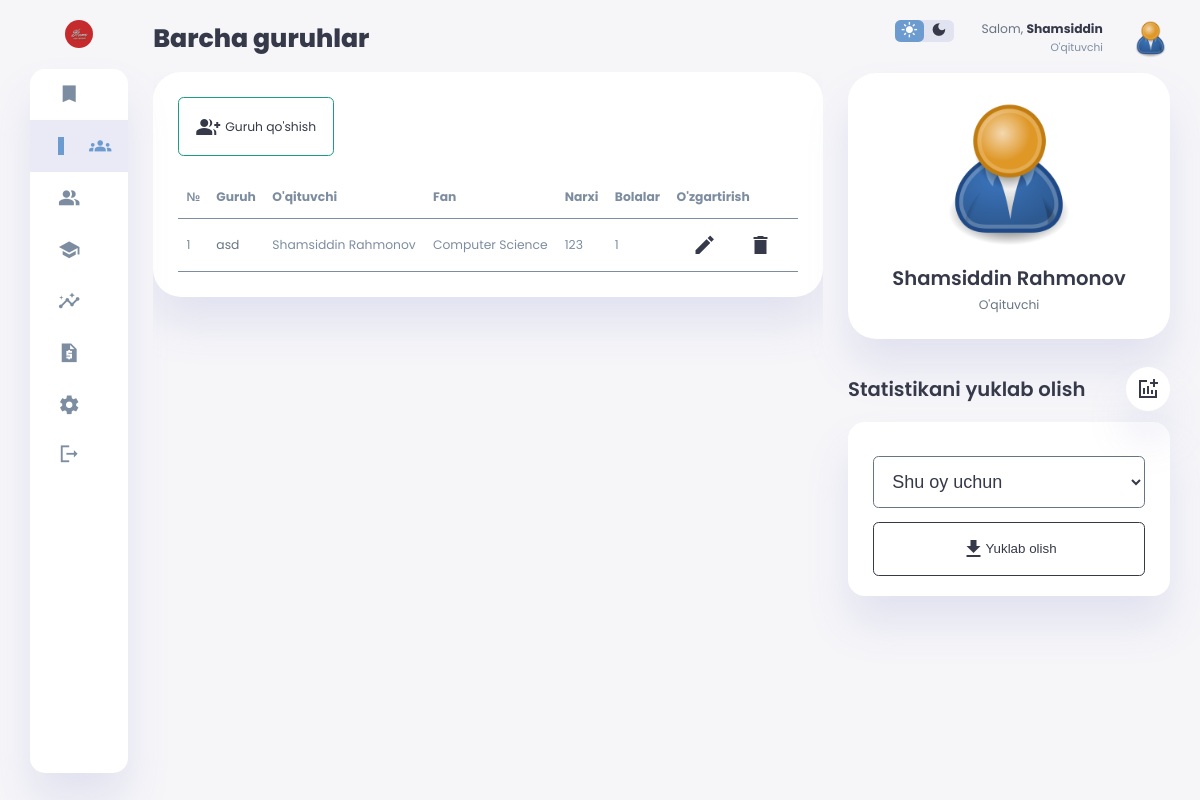
The app's page /groups/ (signed in) with its own data.
### app_main/models.py (models this page shows, shortened)
class Group(models.Model):
    subject = models.ForeignKey(
        to=Subject, on_delete=models.PROTECT, verbose_name='Fan nomi')
    teacher = models.ForeignKey(
        to=User, on_delete=models.PROTECT, verbose_name='O\'qituvchisi')
    name = models.CharField(
        max_length=200, verbose_name='Guruh nomi', unique=True)
    price = models.IntegerField(verbose_name='Guruh to\'lovi', validators=[
        validators.min_value_validator])
    created = models.DateTimeField(auto_now_add=True, null=True)
    updated = models.DateTimeField(auto_now=True, null=True)
    id = models.UUIDField(default=uuid.uuid4, unique=True,
                          primary_key=True, editable=False)

class Subject(models.Model):
    name = models.CharField(max_length=200, verbose_name='Fan nomi', unique=True, validators=[
        validators.subject_name_length_validator])
    created = models.DateTimeField(auto_now_add=True, null=True)
    updated = models.DateTimeField(auto_now=True, null=True)
    id = models.UUIDField(default=uuid.uuid4, unique=True,
                          primary_key=True, editable=False)
    def __str__(self) -> str:
        return self.name
    class Meta:
        ordering = ["name", "created"]

### app_users/models.py (models this page shows, shortened)
class User(AbstractUser):
    first_name = models.CharField(max_length=200, verbose_name="Ism")
    last_name = models.CharField(max_length=200, verbose_name="Familiya")
    email = models.EmailField(
        max_length=200, verbose_name="E-mail manzil", unique=True)
    job = models.CharField(
        max_length=200, default="O'qituvchi", blank=True, null=True)
    profile_picture = models.ImageField(upload_to='thedevu101-admin-media/profile-pictures/',
                                        null=True,
                                        blank=True,
                                        default='profile-pictures/user-default.png', verbose_name="Profil rasmi")
    created = models.DateTimeField(auto_now_add=True)
    updated = models.DateTimeField(auto_now=True)
    id = models.UUIDField(default=uuid.uuid4, editable=False,
                          primary_key=True, unique=True)
    REQUIRED_FIELDS = ['first_name', 'last_name', 'email']
    @property
    def full_name(self):
        return f"{self.first_name} {self.last_name}"
    class Meta:
        unique_together = [
            ['first_name', 'last_name']
        ]

### app_main/views.py (the view)
# urls.py: path('groups/', views.GroupList.as_view(), name='groups'),
class GroupList(LoginRequiredMixin, ListView):
    template_name = "app_main/groups.html"
    context_object_name = "groups_list"
    extra_context = {
        "title": "Barcha guruhlar",
        "groups": True,
    }
    def get_queryset(self):
        if self.request.user.is_superuser:
            return Group.objects.all()
        return Group.objects.filter(teacher=self.request.user).order_by("name", "-created")

### app_main/templates/app_main/groups.html
{% extends 'base.html' %} {% block content %} {% load humanize %}
{% include 'components/_navbar.html' %}
<main>
	<h1>Barcha guruhlar</h1>
	<div class="card-wrapper">
		<div class="card">
			{% if request.user.is_superuser %}
			<a
				class="button add-button"
				href="{% url 'add_group' %}"
				style="
					display: flex;
					flex-direction: row;
					align-items: center;
					width: max-content;
					gap: 5px;
				"
			>
				<span class="material-icons-sharp"> group_add </span>
				Guruh qo'shish
			</a>
			{% endif %}
			<table class="groups-table">
				<tbody>
					<thead>
						<tr>
							<th>№</th>
							<th>Guruh</th>
							<th>O'qituvchi</th>
							<th>Fan</th>
							<th>Narxi</th>
							<th>Bolalar</th>
							<th>O'zgartirish</th>
						</tr>
					</thead>
					{% for group in groups_list %}
					<tr>
						<td>{{ forloop.counter }}</td>
						<td>
							<a href="{% url 'group_detail' id=group.id %}" class="table-link">
								{{ group.name }}
							</a>
						</td>
						<td>{{ group.teacher.full_name }}</td>
						<td>{{ group.subject }}</td>
						<td>{{ group.price|intcomma }}</td>
						<td>{{ group.pupil_set.all.count|intcomma }}</td>
						<td class="manage-pupil">
							<div class="row-change-controller">
								<a href="{% url 'update_group' pk=group.id %}">
									<span class="material-icons-sharp"> edit </span>
								</a>
								<a href="{% url 'delete_group' pk=group.id %}">
									<span class="material-icons-sharp"> delete </span>
								</a>
							</div>
						</td>
					</tr>
					{% endfor %}
				</tbody>
			</table>
		</div>
	</div>
</main>
{% include 'components/_right_block.html' %} {% endblock content %}

### templates/base.html (shortened to what this page needs)
<!DOCTYPE html>
{% load static %}
<html lang="en">
<head>
  <link rel="stylesheet" href="{% static 'style.css' %}" />
  <link rel="stylesheet" href="{% static 'media.css' %}">
</head>
<body class='dark-mode-variables'>
  <div class="container">{% block content %} {% endblock content %}</div>
</body>
</html>

### templates/components/_navbar.html (shortened to what this page needs)
{% load static %}
<aside>
    <div class="toggle">
        <div class="logo">
            <img src="{% static 'favicon.png' %}" style="border-radius: 50%;">
        </div>
    </div>
    <div class="sidebar">
        {% if request.user.is_superuser %}
        <a href="{% url 'subjects' %}" class="{% if subjects == True %} active {% endif %}">
                    <span class="material-icons-sharp">
                    </span>
        </a>
        {% endif %}
        <a href="{% url 'groups' %}" class="{% if groups == True %} active {% endif %}">
                    <span class="material-icons-sharp">
                    </span>
        </a>
        <a href="{% url 'teachers' %}" class="{% if teachers == True %} active {% endif %}">
                    <span class="material-icons-sharp">
                    </span>
        </a>
        <a href="{% url 'pupils' %}" class="{% if pupils == True %} active {% endif %}">
                    <span class="material-icons-sharp">
                    </span>
        </a>
        {% if request.user.is_superuser %}
        <a href="{% url 'dashboard' %}" class="{% if dashboard == True %} active {% endif %}">
                    <span class="material-icons-sharp">
                    </span>
        </a>
        {% endif %}
        <a href="{% url 'expenses' %}" class="{% if expenses == True %} active {% endif %}">
            <span class="material-icons-sharp">
            </span>
        </a>
        <a href="{% url 'settings' %}" class="{% if settings == True %} active {% endif %}">
                    <span class="material-icons-sharp">
                    </span>
        </a>
        <a href="{% url 'signout' %}">
                    <span class="material-icons-sharp">
                    </span>
        </a>
    </div>
</aside>

### templates/components/_right_block.html (shortened to what this page needs)
{% load static %}
<div class="right-section">
    <div class="nav">
        <div class="dark-mode">
            <span class="material-icons-sharp">
            </span>
            <span class="material-icons-sharp">
            </span>
        </div>
        <div class="profile">
            <div class="info">
		    <p>Salom, <b>{{ request.user.first_name }}</b></p>
                <small class="text-muted">{{ request.user.job }}</small>
            </div>
            <div class="profile-photo">
                <img src="{{ request.user.profile_picture.url }}" alt="{{ request.user.full_name }}"
                    title="{{ request.user.full_name }}">
            </div>
        </div>
    </div>
    <div class="user-profile">
        <div class="logo" style="display: flex; flex-direction: column; align-items: center;">
            {% if not request.user.profile_picture %}
            <img src="{% static 'profile-pictures/user-default.png' %}" title="{{ request.user.full_name }}">
            {% else %}
            <img src="{{ request.user.profile_picture.url }}" alt="{{ request.user.full_name }}"
                title="{{ request.user.full_name }}">
            {% endif %}
            <h2>{{ request.user.full_name }}</h2>
            <p>{{ request.user.job }}</p>
        </div>
    </div>
    {% if request.user.is_superuser %}
    <div class="reminders">
        <div class="header">
            <h2>Statistikani yuklab olish</h2>
            <span class="material-icons-sharp">
            </span>
        </div>
        <div class="notification">
            <form action="{% url 'download_stats' %}" method="post">
                <select name="month">
                    <option value="current">Shu oy uchun</option>
                </select>
                <br>
                <button type="submit" class="button">
                    <span class="material-icons-sharp">
                    </span>
                    Yuklab olish
                </button>
            </form>
        </div>
    </div>
    {% endif %}
</div>

### records on screen
Group: name "asd", teacher.full_name "Shamsiddin Rahmonov", subject "Computer Science", price "123", pupil_set.all.count "1"
User: user.first_name "Shamsiddin", user.job "O'qituvchi", user.profile_picture (placeholder picture), user.full_name "Shamsiddin Rahmonov"
